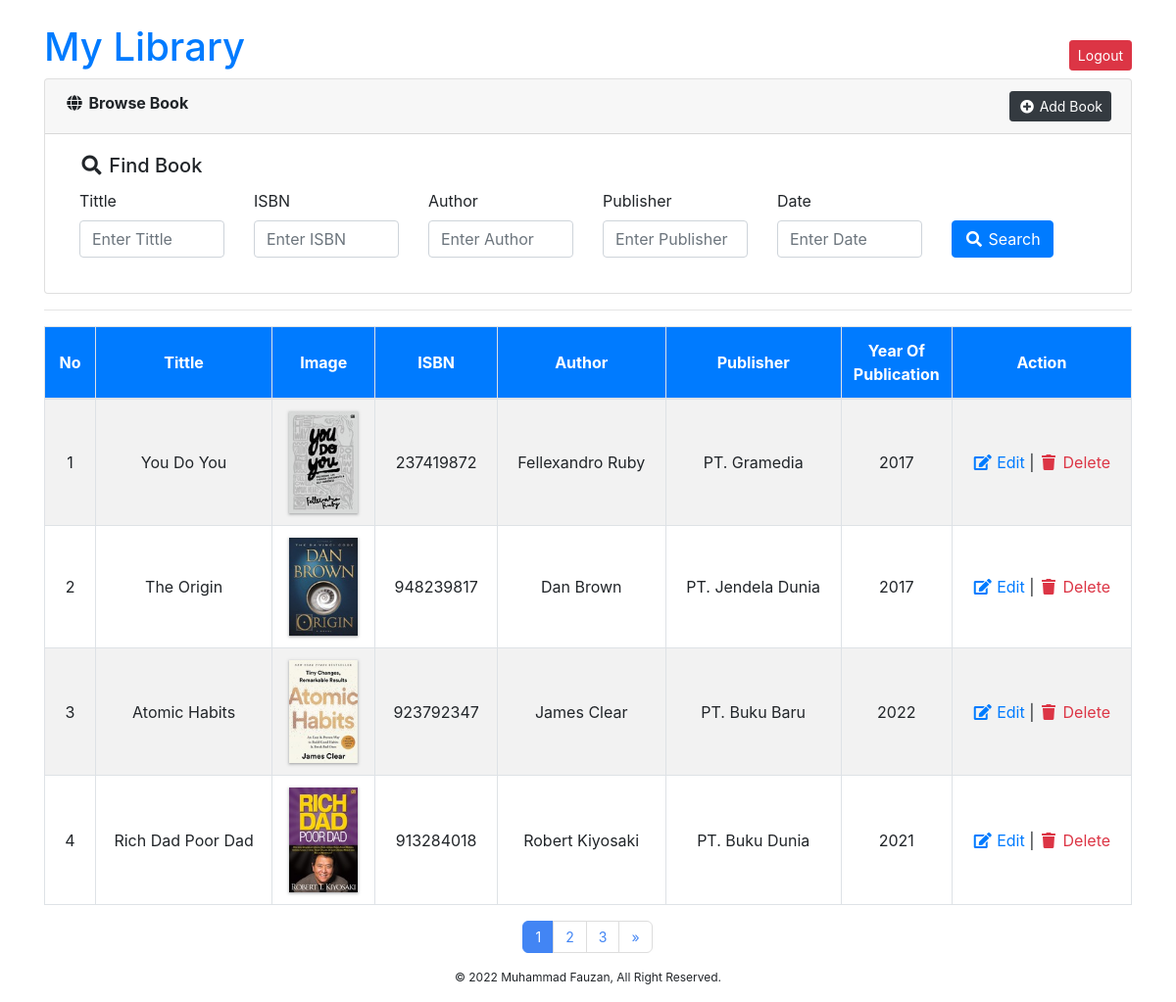
Screenshot of /admin_page/index.php (signed in) with the database file from the repository.
### tables this page shows
CREATE TABLE IF NOT EXISTS `books` (
  `id` int(11) NOT NULL AUTO_INCREMENT,
  `judul` varchar(50) DEFAULT NULL,
  `pengarang` varchar(30) DEFAULT NULL,
  `penerbit` varchar(30) DEFAULT NULL,
  `isbn` char(9) DEFAULT NULL,
  `tahun_terbit` year(4) DEFAULT NULL,
  `gambar` varchar(30) DEFAULT NULL,
  PRIMARY KEY (`id`)
);

### admin_page/index.php (the view, shortened to what this page needs)
<?php
require_once '../functions/functions.php';
if (
  isset($_GET['judul']) &&
  isset($_GET['isbn']) &&
  isset($_GET['pengarang']) &&
  isset($_GET['penerbit']) &&
  isset($_GET['tahun_terbit'])
) {
  $jumlahData = count(cariTotalData($_GET));
} else {
  $jumlahData = count(tampilData('SELECT id FROM books'));
}
$jumlahDataPerHalaman = 4;
$jumlahHalaman = ceil($jumlahData / $jumlahDataPerHalaman);
$halamanAktif = isset($_GET['page']) ? $_GET['page'] : 1;
$awalData = ($halamanAktif - 1) * $jumlahDataPerHalaman;
$jumlahLink = 2;
if ($halamanAktif > $jumlahLink) {
  $startNum = $halamanAktif - $jumlahLink;
} else {
  $startNum = 1;
}
if ($halamanAktif < ($jumlahHalaman - $jumlahLink)) {
  $endNum = $halamanAktif + $jumlahLink;
} else {
  $endNum = $jumlahHalaman;
}
if (
  isset($_GET['judul']) &&
  isset($_GET['isbn']) &&
  isset($_GET['pengarang']) &&
  isset($_GET['penerbit']) &&
  isset($_GET['tahun_terbit'])
) {
  $keyword = $_GET;
  $books = cariData($keyword, $awalData, $jumlahDataPerHalaman);
} else {
  $books = tampilData("SELECT * FROM books LIMIT $awalData, $jumlahDataPerHalaman");
}
?>
<!doctype html>
<html lang="en-US" xmlns:fb="https://www.facebook.com/2008/fbml" xmlns:addthis="https://www.addthis.com/help/api-spec" prefix="og: http://ogp.me/ns#" class="no-js">
<head>
  <link rel="stylesheet" href="../my_css/style.css">
  <link rel="stylesheet" href="https://code.jquery.com/ui/1.12.0/themes/smoothness/jquery-ui.css" type="text/css">
  <link rel="stylesheet" href="https://stackpath.bootstrapcdn.com/bootstrap/4.2.1/css/bootstrap.min.css">
  <link rel="stylesheet" href="https://use.fontawesome.com/releases/v5.6.3/css/all.css">
</head>
<body>
  <div class="container">
    <div class="d-flex justify-content-between align-items-end">
      <h1 class="mt-4"><a href="#" style="text-decoration: none; color: #007BFF;">My Library</a></h1>
      <button type="button" class="btn btn-danger mb-2 btn-sm">
        <a href="../login_sys/sign-out.php">Logout</a>
      </button>
    </div>
    <div class="card">
      <div class="card-header">
        <i class="fa fa-fw fa-globe"></i>
        <strong>Browse Book</strong>
        <a href="add-books.php" class="float-right btn btn-dark btn-sm">
          <i class="fa fa-fw fa-plus-circle"></i> Add Book
        </a>
      </div>
      <div class="card-body">
        <div class="col-sm-12">
          <h5 class="card-title"><i class="fa fa-fw fa-search"></i> Find Book</h5>
          <form action="" method="GET">
            <div class="row">
              <div class="col-sm-2">
                <div class="form-group">
                  <label>Tittle</label>
                  <input type="text" name="judul" id="username" class="form-control" placeholder="Enter Tittle" autofocus>
                </div>
              </div>
              <div class="col-sm-2">
                <div class="form-group">
                  <label>ISBN</label>
                  <input type="number" min="0" max="999999999" name="isbn" id="useremail" class="form-control" placeholder="Enter ISBN">
                </div>
              </div>
              <div class="col-sm-2">
                <div class="form-group">
                  <label>Author</label>
                  <input type="tel" name="pengarang" id="userphone" class="form-control" placeholder="Enter Author">
                </div>
              </div>
              <div class="col-sm-2">
                <div class="form-group">
                  <label>Publisher</label>
                  <input type="tel" name="penerbit" id="userphone" class="form-control" placeholder="Enter Publisher">
                </div>
              </div>
              <div class="col-sm-2">
                <div class="form-group">
                  <label>Date</label>
                  <div class="input-group">
                    <input type="number" min="2000" max="2100" class="fromDate form-control hasDatepicker" name="tahun_terbit" id="df" placeholder="Enter Date">
                  </div>
                </div>
              </div>
              <div class="col-sm-2">
                <div class="form-group">
                  <label>&nbsp;</label>
                  <div>
                    <button type="submit" value="search" id="submit" class="btn btn-primary"><i class="fa fa-fw fa-search"></i> Search</button>
                  </div>
                </div>
              </div>
            </div>
          </form>
        </div>
      </div>
    </div>
    <hr>
    <div>
      <table class="table table-striped table-bordered">
        <thead>
          <tr class="bg-primary text-white">
            <th class="text-center align-middle">No</th>
            <th class="text-center align-middle" style="width: 180px;">Tittle</th>
            <th class="text-center align-middle">Image</th>
            <th class="text-center align-middle">ISBN</th>
            <th class="text-center align-middle">Author</th>
            <th class="text-center align-middle">Publisher</th>
            <th class="text-center align-middle" style="width: 60px;">Year Of Publication</th>
            <th class="text-center align-middle">Action</th>
          </tr>
        </thead>
        <tbody>
          <?php if ($jumlahData > 0) { ?>
            <?php $no = $awalData + 1; ?>
            <?php foreach ($books as $book) { ?>
              <tr>
                <td align="center" class="align-middle"><?= $no; ?></td>
                <td align="center" class="align-middle"><?= $book['judul']; ?></td>
                <td align="center" class="align-middle">
                  <img src="../img/<?= $book['gambar']; ?>" alt="Gambar buku" style="width: 70px;" class="img">
                </td>
                <td align="center" class="align-middle"><?= $book['isbn']; ?></td>
                <td align="center" class="align-middle"><?= $book['pengarang']; ?></td>
                <td align="center" class="align-middle"><?= $book['penerbit']; ?></td>
                <td align="center" class="align-middle"><?= $book['tahun_terbit']; ?></td>
                <td align="center" class="align-middle">
                  <a href="edit-books.php?id=<?= $book['id']; ?>" class="text-primary"><i class="fa fa-fw fa-edit"></i> Edit</a> |
                  <a href="delete.php?id=<?= $book['id']; ?>" class="text-danger" onClick="return confirm('Apakah anda yakin?');"><i class="fa fa-fw fa-trash"></i> Delete</a>
                </td>
              </tr>
              <?php $no++; ?>
            <?php } ?>
          <?php } ?>
        </tbody>
      </table>
    </div>
    <div>
      <ul class="pagination modal-1 justify-content-center">
        <?php
        if (
          isset($_GET['judul']) &&
          isset($_GET['isbn']) &&
          isset($_GET['pengarang']) &&
          isset($_GET['penerbit']) &&
          isset($_GET['tahun_terbit'])
        ) {
          $judul = $_GET['judul'];
          $isbn = $_GET['isbn'];
          $pengarang = $_GET['pengarang'];
          $penerbit = $_GET['penerbit'];
          $tahunTerbit = $_GET['tahun_terbit'];
          pagination($judul, $isbn, $pengarang, $penerbit, $tahunTerbit, $startNum, $endNum, $jumlahHalaman, $halamanAktif);
        } else {
          pagination('', '', '', '', '', $startNum, $endNum, $jumlahHalaman, $halamanAktif);
        }
        ?>
      </ul>
    </div>
  </div>
  <footer>
    <p class="text-center">© 2022 Muhammad Fauzan, All Right Reserved.</p>
  </footer>
</body>
</html>

### functions/functions.php (shortened to what this page needs)
<?php
$link = mysqli_connect('localhost', 'root', '', 'library');
function tampilData($query)
{
  global $link;
  $result = mysqli_query($link, $query);
  $rows = [];
  while ($row = mysqli_fetch_assoc($result)) {
    $rows[] = $row;
  }
  return $rows;
}
function pagination($judul = "", $isbn = "", $pengarang = "", $penerbit = "", $tahunTerbit = "", $startNum, $endNum, $jumlahHalaman, $halamanAktif)
{
  for ($num = $startNum; $num <= $endNum; $num++) {
    if ($num == $halamanAktif) {
      echo
      "<li>
        <a href=\"?page=$num&&judul=$judul&isbn=$isbn&pengarang=$pengarang&penerbit=$penerbit&tahun_terbit=$tahunTerbit\"class=\"active\"> $num </a>
      </li>";
    } else {
      echo
      "<li>
        <a href=\"?page=$num&&judul=$judul&isbn=$isbn&pengarang=$pengarang&penerbit=$penerbit&tahun_terbit=$tahunTerbit\"> $num </a>
      </li>";
    }
  }
  if ($halamanAktif < $jumlahHalaman) {
    echo
    "<li>
      <a href=\"?page=" . $halamanAktif + 1 . "&judul=$judul&isbn=$isbn&pengarang=$pengarang&penerbit=$penerbit&tahun_terbit=$tahunTerbit\">&raquo;</a>
    </li>";
  }
}

### my_css/style.css (style rules this page uses)
* { box-sizing: border-box; -moz-box-sizing: border-box; -webkit-box-sizing: border-box; }
body { text-align: center; }
.pagination { list-style: none; display: inline-block; padding: 0; margin-top: 10px; }
.pagination li { display: inline; text-align: center; }
.pagination a { float: left; display: block; font-size: 14px; text-decoration: none; padding: 5px 12px; color: #fff; margin-left: -1px; border: 1px solid transparent; line-height: 1.5; }
.pagination a.active { cursor: default; }
.modal-1 li:first-child a { -moz-border-radius: 6px 0 0 6px; -webkit-border-radius: 6px; border-radius: 6px 0 0 6px; }
.modal-1 li:last-child a { -moz-border-radius: 0 6px 6px 0; -webkit-border-radius: 0; border-radius: 0 6px 6px 0; }
.modal-1 a { border-color: #ddd; color: #4285F4; background: #fff; }
.modal-1 a.active, .modal-1 a:active { border-color: #4285F4; background: #4285F4; color: #fff; }
footer { position: relative; left: 0; bottom: 0; width: 100%; text-align: center; font-size: 12px; }

### admin_page/index.php (style rules this page uses)
.img { box-shadow: rgba(60, 64, 67, 0.3) 0px 1px 2px 0px, rgba(60, 64, 67, 0.15) 0px 1px 3px 1px; }
a { color: inherit; }

### rows the page displays
books: judul "You Do You", gambar (picture), isbn "237419872", pengarang "Fellexandro Ruby", penerbit "PT. Gramedia", tahun_terbit "2017"
books: judul "The Origin", gambar (picture), isbn "948239817", pengarang "Dan Brown", penerbit "PT. Jendela Dunia", tahun_terbit "2017"
books: judul "Atomic Habits", gambar (picture), isbn "923792347", pengarang "James Clear", penerbit "PT. Buku Baru", tahun_terbit "2022"
books: judul "Rich Dad Poor Dad", gambar (picture), isbn "913284018", pengarang "Robert Kiyosaki", penerbit "PT. Buku Dunia", tahun_terbit "2021"
